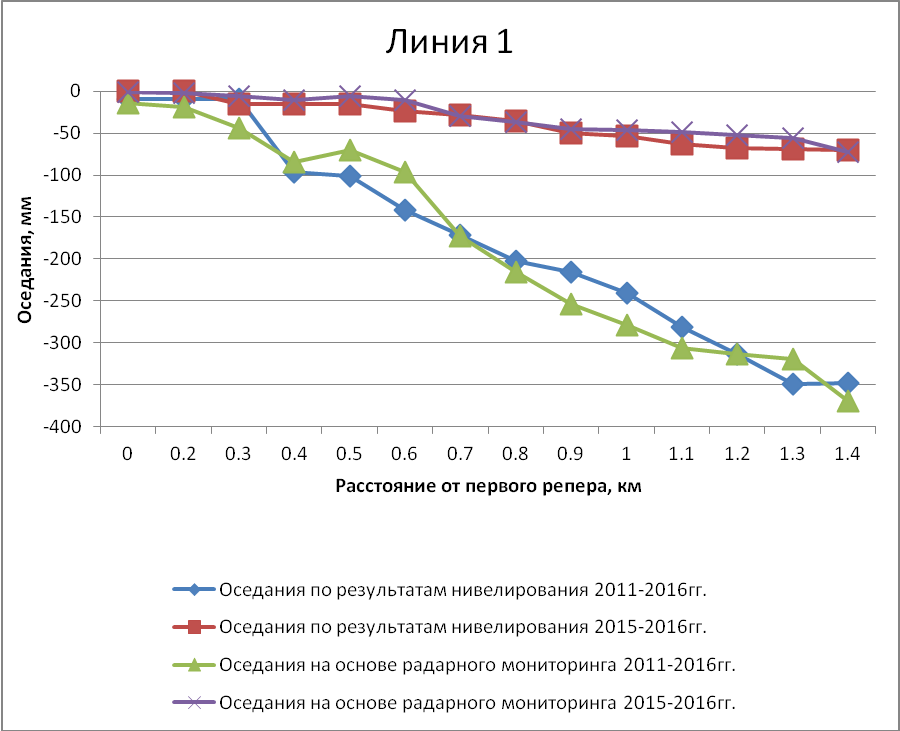
#> input picture data/published_figure_digitization_v1/source_profile_1_native.png, 900 x 731 px
$ python r2_independent_digitization.py
#> lines starting #> are read from the running program, lines starting #| are printed output that depends on the picture; after the words box and inside, x2 and y2 are one past the last pixel; in counts of white or black regions, pixels touching at a corner belong together
# R2 independent digitization v2: category centres from tick marks; value = median y of series colour
# in a +/-2 px column band at the category centre, converted via a least-squares gridline fit.
import numpy as np, json
from PIL import Image
from pathlib import Path
ROOT = Path(__file__).resolve().parents[2]
OUT = ROOT / "work/r2_adversarial_audit/digitization/r2_independent_digitization_v2.json"
import hashlib
INPUT_HASHES = {'data/published_figure_digitization_v1/source_profile_1_native.png': '254b82c1eb8aecb1dbacd071257cbade8d69bfca628367af6f067bafc114ea97', 'data/published_figure_digitization_v1/source_profile_5_native.png': '7ccbcd0bc9300472354f1e53cdc54851e682998be9d97b3463a8de6567936fb2', 'data/published_figure_digitization_v1/source_profile_17_native.png': 'bfef815b174e50db7add90a0debca2d9f4c06e2c6fdc0fded600a5e5b558eef0', 'data/published_figure_digitization_v1/source_profile_6_native.png': '3d68aef28ce7c2398a2bed91cb6894bdcd95d7d0f894ede10b57e2ae2bcdf325'}
for relative, expected in INPUT_HASHES.items():
    with (ROOT / relative).open("rb") as stream:
        if hashlib.file_digest(stream, "sha256").hexdigest() != expected:
            raise ValueError(f"R2 input hash mismatch: {relative}")
OUT.parent.mkdir(parents=True, exist_ok=True)

charts={157:("1",[0,-50,-100,-150,-200,-250,-300,-350,-400],[91,133,175,216,258,300,342,384,426],14),
        159:("5",[0,-50,-100,-150,-200,-250,-300,-350],[91,139,187,234,282,330,378,426],24),
        161:("17",list(range(0,-201,-20)),[91+33.5*i for i in range(11)],11),
        163:("6",[10,0,-10,-20,-30,-40,-50,-60],[91,153,214,276,338,400,462,524],31)}
cols={"blue":((55,105,165),(100,145,205)),"red":((165,55,50),(210,100,95)),"green":((135,165,65),(170,200,105)),"purple":((105,80,140),(145,115,180))}
out={}
for o,(line,vals,rows,n) in charts.items():
    a=np.array(Image.open(ROOT / f"data/published_figure_digitization_v1/source_profile_{line}_native.png").convert("RGB")).astype(int)
    p=np.polyfit(rows,vals,1)
    x0,x1=100,875; step=(x1-x0)/n
    centers=[x0+step*(i+0.5) for i in range(n)]
    res={}
    for cn,(lo,hi) in cols.items():
        m=np.all((a>=lo)&(a<=hi),axis=2)
        ser=[]
        for c in centers:
            band=m[60:int(rows[-1])+12, int(round(c))-2:int(round(c))+3]
            ys=np.where(band.any(1))[0]+60
            if len(ys)<3: ser.append(None); continue
            # take largest contiguous cluster of ys
            groups=np.split(ys,np.where(np.diff(ys)>2)[0]+1)
            gbest=max(groups,key=len)
            ser.append(round(float(np.polyval(p,np.median(gbest))),1) if len(gbest)>=4 else None)
        res[cn]=ser
#> this loop made 4 passes
#> pass 1, `m=np.all((a>=lo)&(a<=hi),axis=2)`:
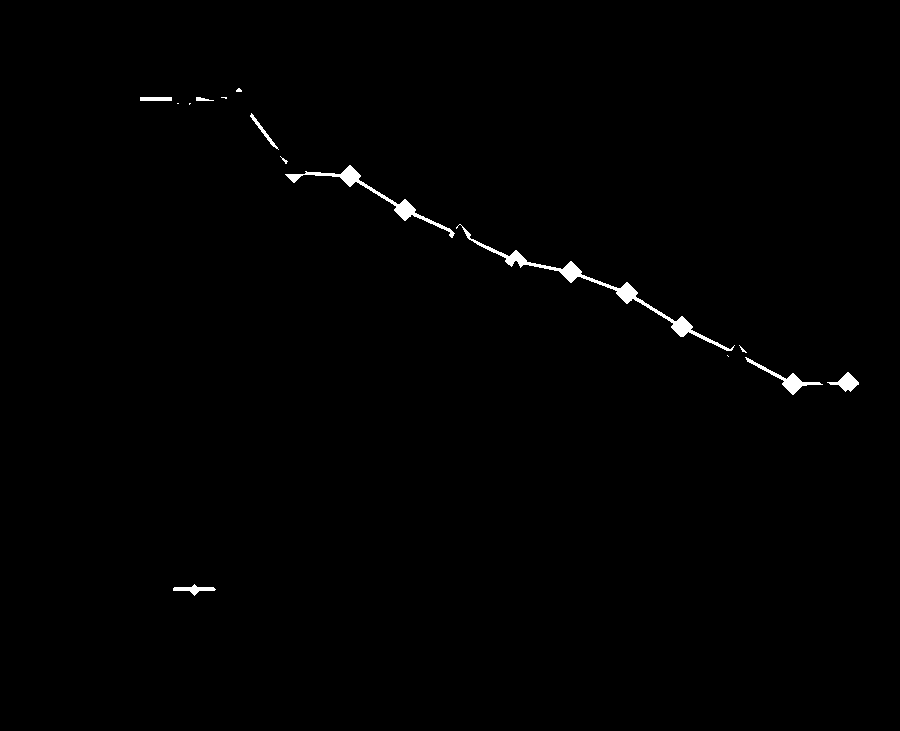
#> m: shape (731, 900) bool; 0.63% white; 15 white regions (7 under 20 px), largest, box (x1, y1, x2, y2) and area: (456, 224, 735, 351) 1763, (285, 165, 455, 238) 1066, (745, 357, 823, 395) 473
#> pass 2, `m=np.all((a>=lo)&(a<=hi),axis=2)`:
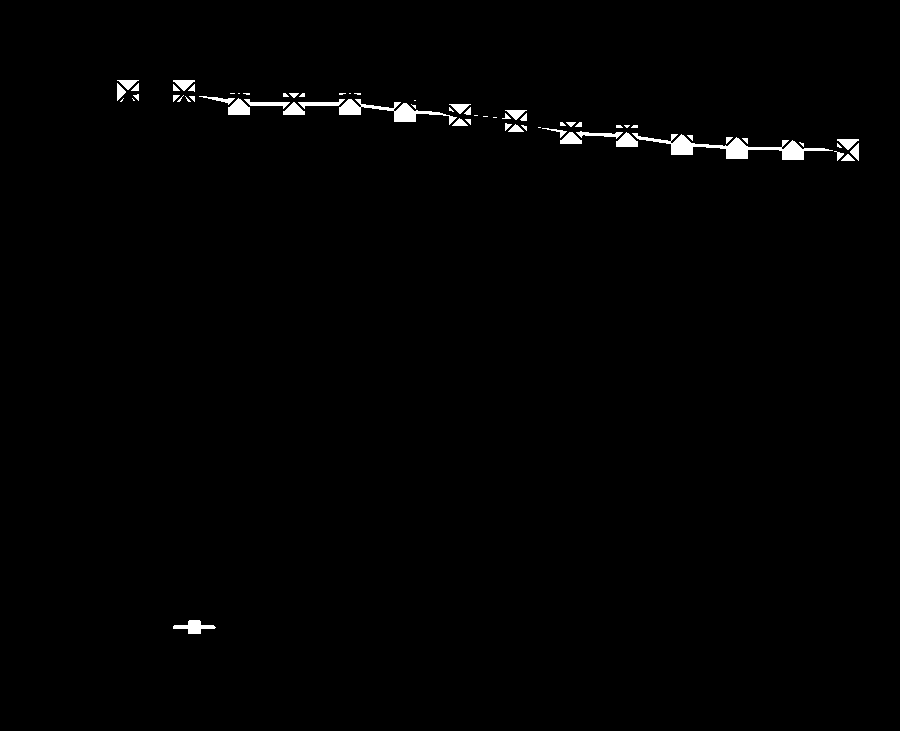
#> m: shape (731, 900) bool; 0.91% white; 66 white regions (26 under 20 px), largest, box (x1, y1, x2, y2) and area: (632, 133, 833, 160) 1532, (339, 99, 457, 125) 883, (173, 620, 216, 634) 295
#> pass 3, `m=np.all((a>=lo)&(a<=hi),axis=2)`:
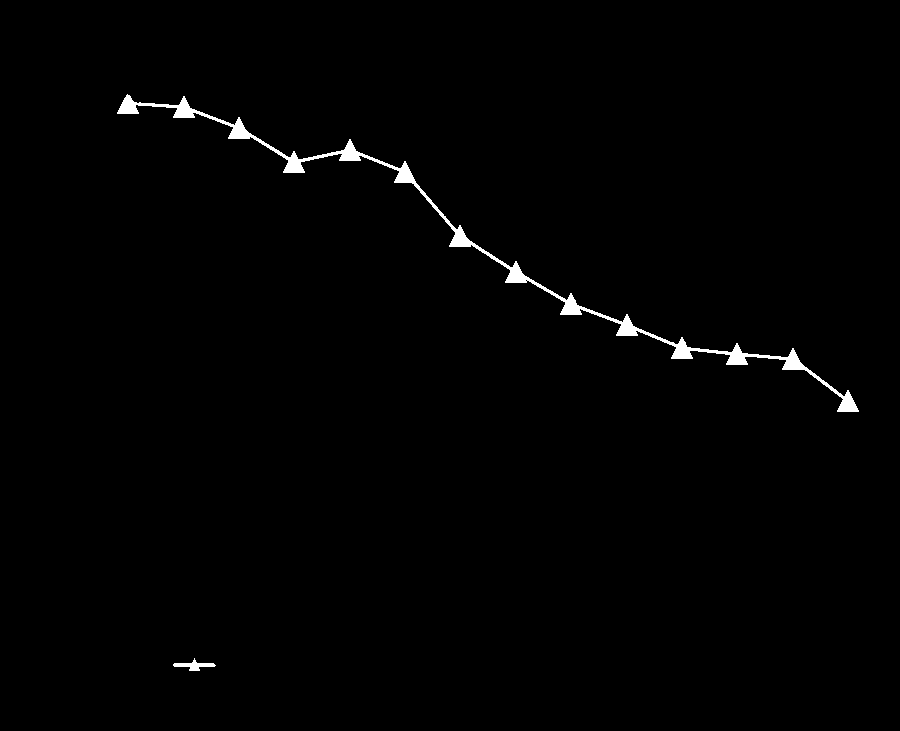
#> m: shape (731, 900) bool; 0.9% white; 2 white regions, box (x1, y1, x2, y2) and area: (117, 94, 859, 412) 5730, (173, 658, 216, 671) 219
#> after the loop, res = 4 items
    out[line]={"mm_per_px":float(p[0]),"series":res}
#> pass 2 of the loop `for o,(line,vals,rows,n) in charts.items():`:
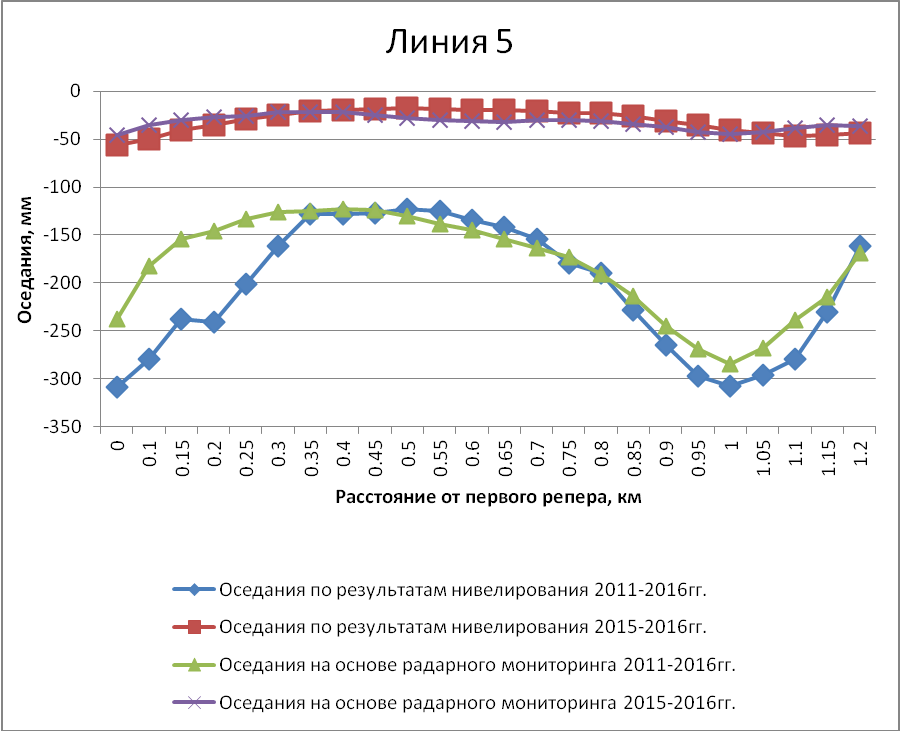
#> input picture data/published_figure_digitization_v1/source_profile_5_native.png, 900 x 731 px
#> p = [-1.05, 95.14]
#> the loop `for cn,(lo,hi) in cols.items():` made 4 passes
#> pass 1, `m=np.all((a>=lo)&(a<=hi),axis=2)`:
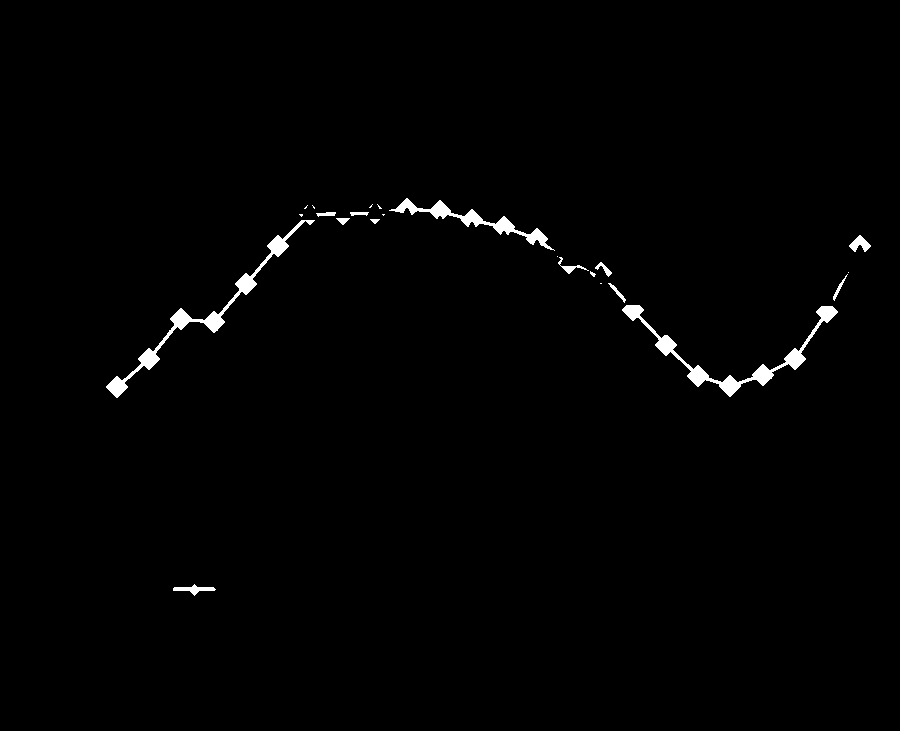
#> m: shape (731, 900) bool; 1% white; 23 white regions (10 under 20 px), largest, box (x1, y1, x2, y2) and area: (622, 305, 838, 397) 2274, (106, 220, 315, 398) 2191, (389, 198, 555, 251) 1343
#> pass 3, `m=np.all((a>=lo)&(a<=hi),axis=2)`:
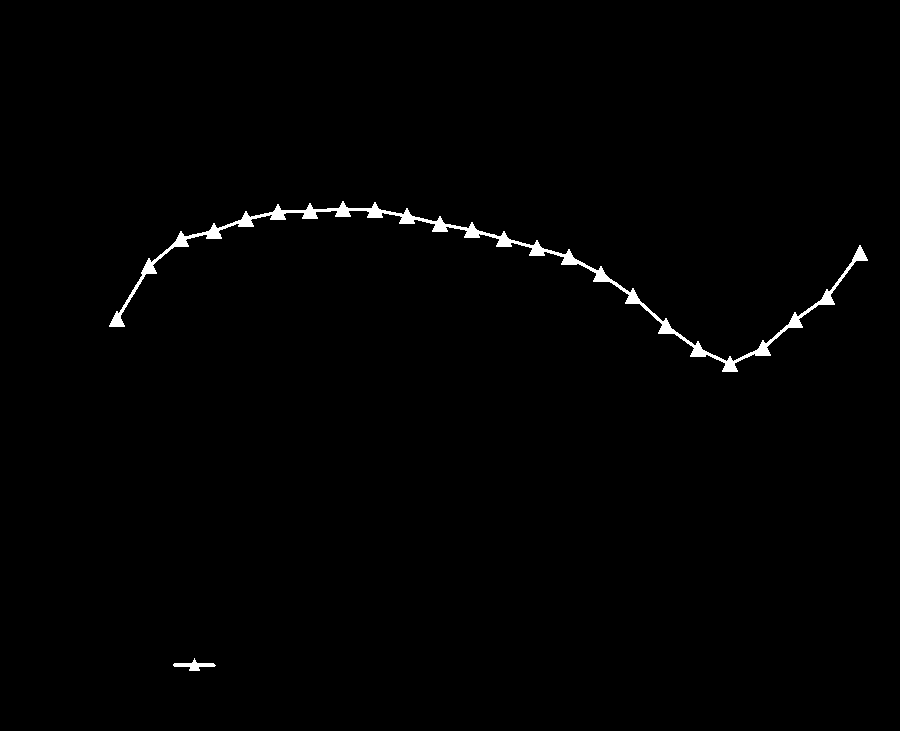
#> m: shape (731, 900) bool; 0.87% white; 2 white regions, box (x1, y1, x2, y2) and area: (109, 201, 868, 372) 5486, (173, 658, 216, 671) 219
#> pass 3 of the loop `for o,(line,vals,rows,n) in charts.items():`:
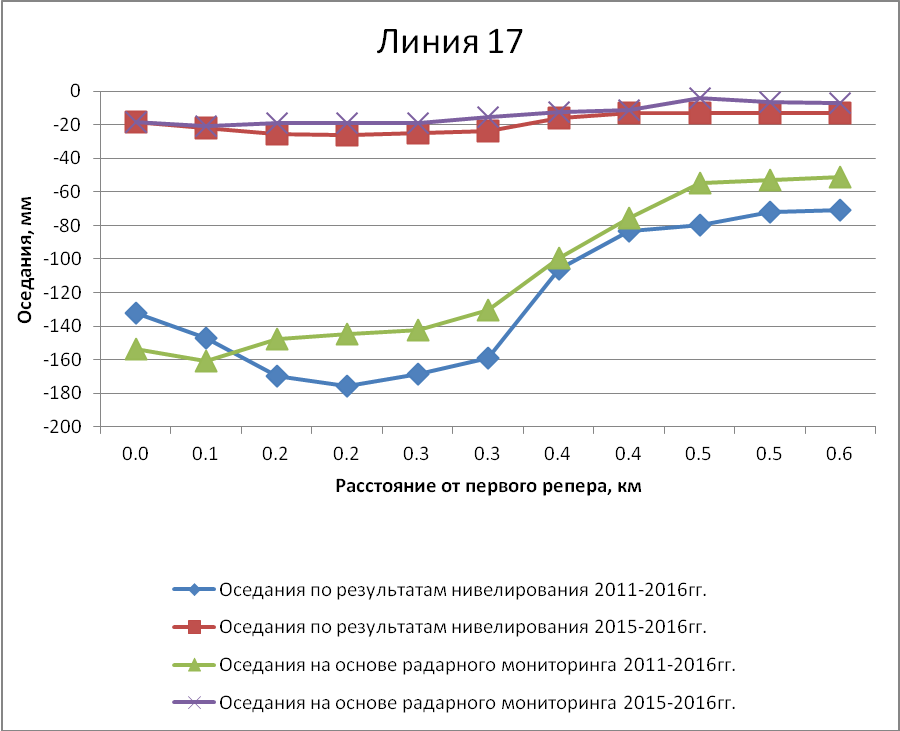
#> input picture data/published_figure_digitization_v1/source_profile_17_native.png, 900 x 731 px
#> p = [-0.597, 54.33]
#> the loop `for cn,(lo,hi) in cols.items():` made 4 passes
#> pass 1, `m=np.all((a>=lo)&(a<=hi),axis=2)`:
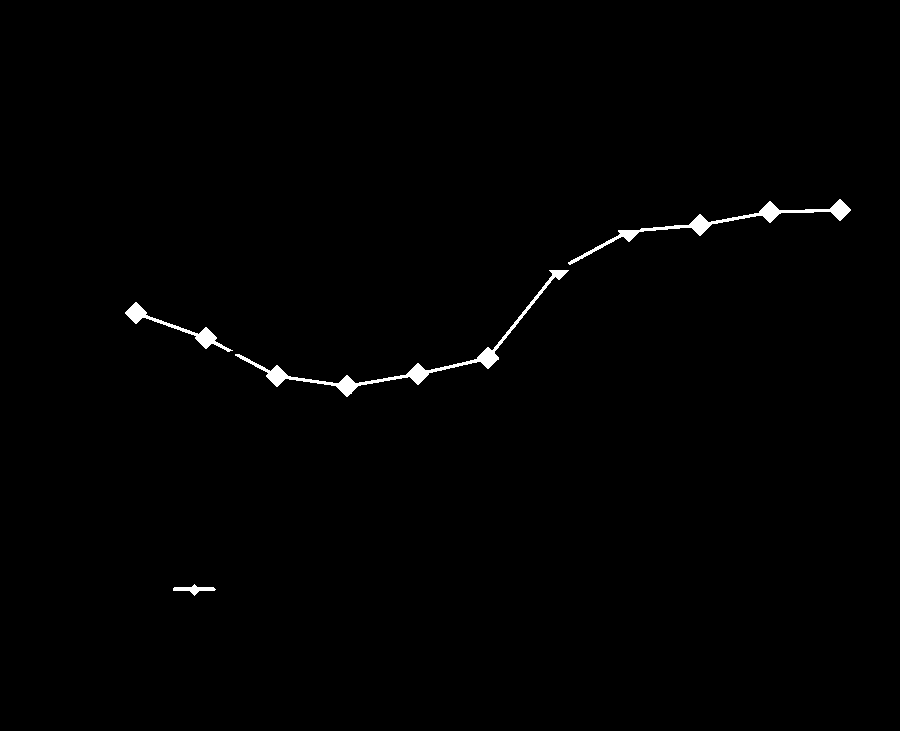
#> m: shape (731, 900) bool; 0.72% white; 4 white regions, box (x1, y1, x2, y2) and area: (235, 270, 569, 397) 2131, (568, 199, 851, 265) 1641, (125, 302, 233, 352) 786, (173, 584, 216, 596) 201
#> pass 3, `m=np.all((a>=lo)&(a<=hi),axis=2)`:
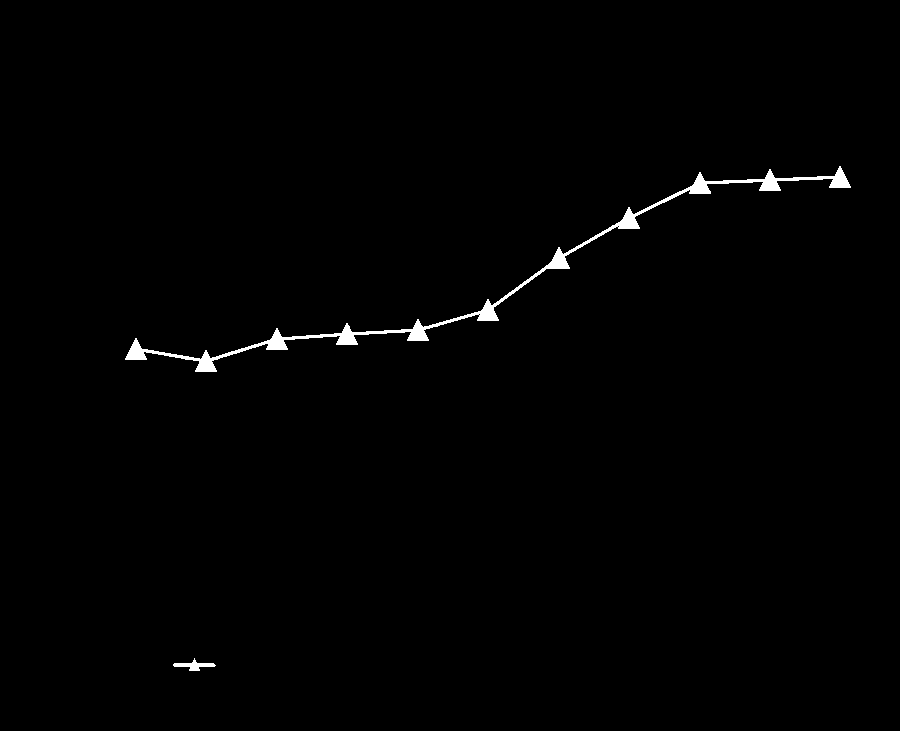
#> m: shape (731, 900) bool; 0.78% white; 2 white regions, box (x1, y1, x2, y2) and area: (125, 166, 851, 372) 4889, (173, 658, 216, 671) 219
#> the loop made 4 passes; the first 3 are shown
OUT.write_text(json.dumps(out, indent=1), encoding="utf-8")
for l,r in out.items():
    print("LINE",l,"mm/px",round(r["mm_per_px"],3))
    for cn,s in r["series"].items(): print("  ",cn,s)
#> this loop made 4 passes
#> l on passes 1 to 4: '1', '5', '17', '6'
#> (printed output is left out)
